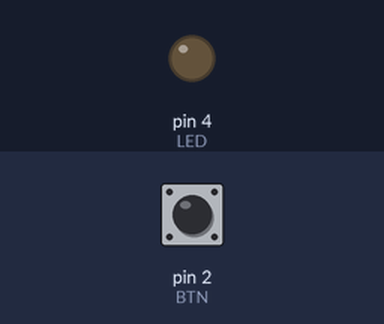
Recording of a sketch running on a simulated Arduino Uno, built with avr-gcc and run on an emulated ATmega328P. Shown: output pins drawn as LEDs (lit = HIGH). Dashed ring = blinking. The test bench sets the inputs (shaded band); at power-on: pin 2 (BTN) LOW.

Above: at 1.2 s.
1.3 s: pin 2 (BTN) pulled HIGH for 3.2 s
At 2.1 s:
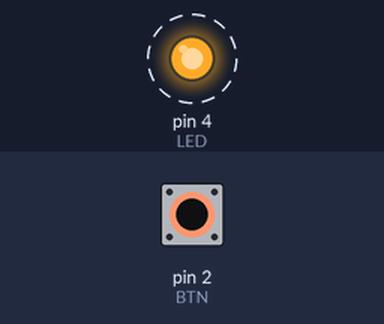
Timing chart, 0 to 5.8 s (numbered marks = the images above; inputs shaded):
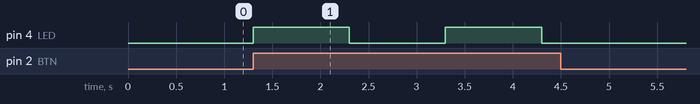

Measured:
- after the input at 1.3 s, pin 4 (LED): alternates HIGH for 1.0 s and LOW for 1.0 s, 4 changes in all, then stays LOW, starting at once

The sketch:

blinkWhile.ino
```cpp
/*
* https://www.tinkercad.com/things/6zsUmAx2fvM-blinkwhile?sharecode=jLtoocrxEk3RI0CMYNXj_Tond5AhqdVZj2UJAhGPNB8
*/

// C++ code
#define LED 4
#define BTN 2
void setup()
{
  pinMode(LED, OUTPUT);
  pinMode(BTN, INPUT);
}

void loop()
{
  uint8_t state;

  state = digitalRead(BTN);

  while(state == HIGH)
  {
  	digitalWrite(LED, HIGH);
  	delay(1000);
  	digitalWrite(LED, LOW);
  	delay(1000);

    state = digitalRead(BTN);
  }

}
```
